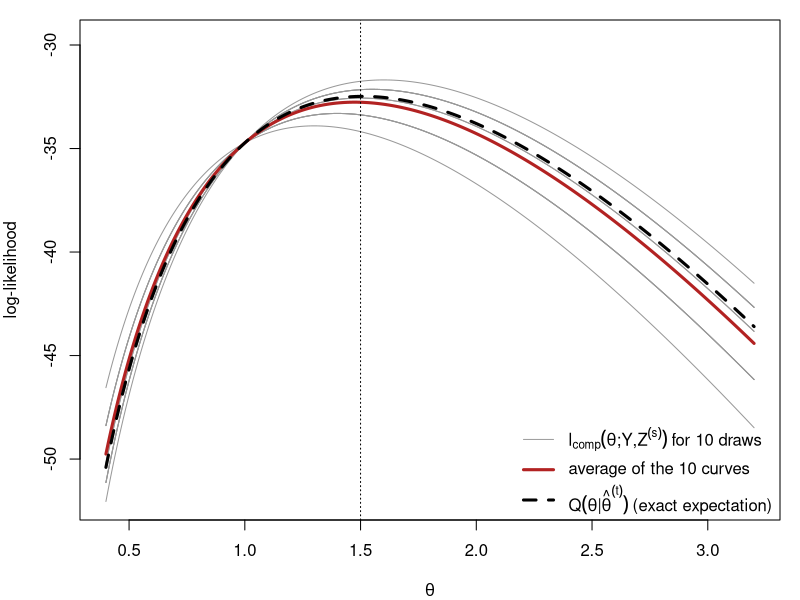
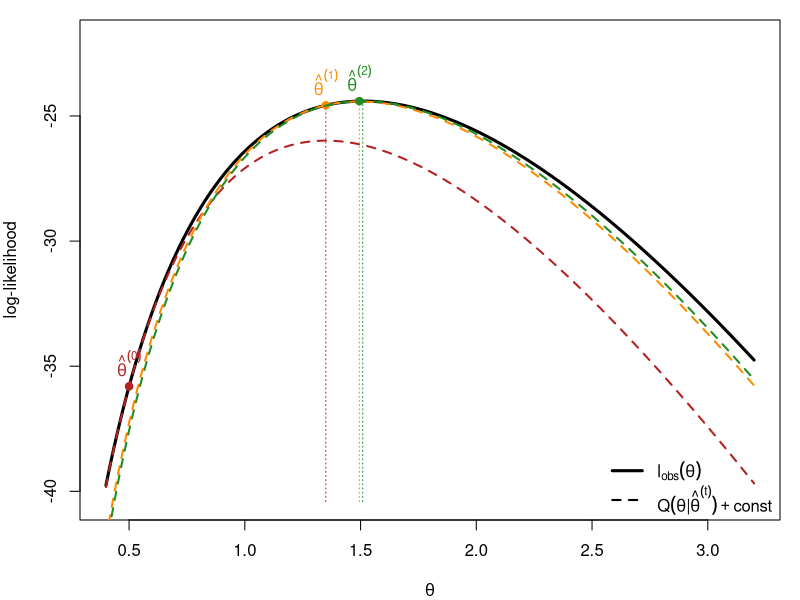
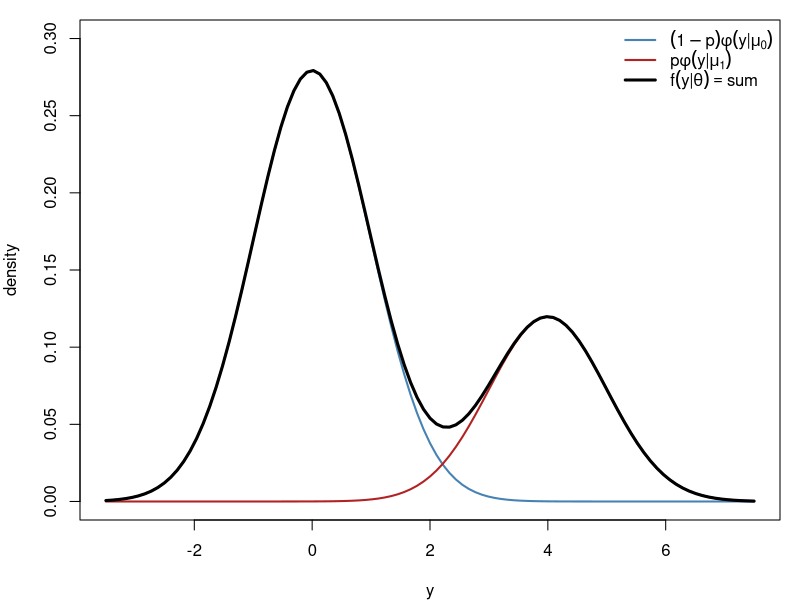
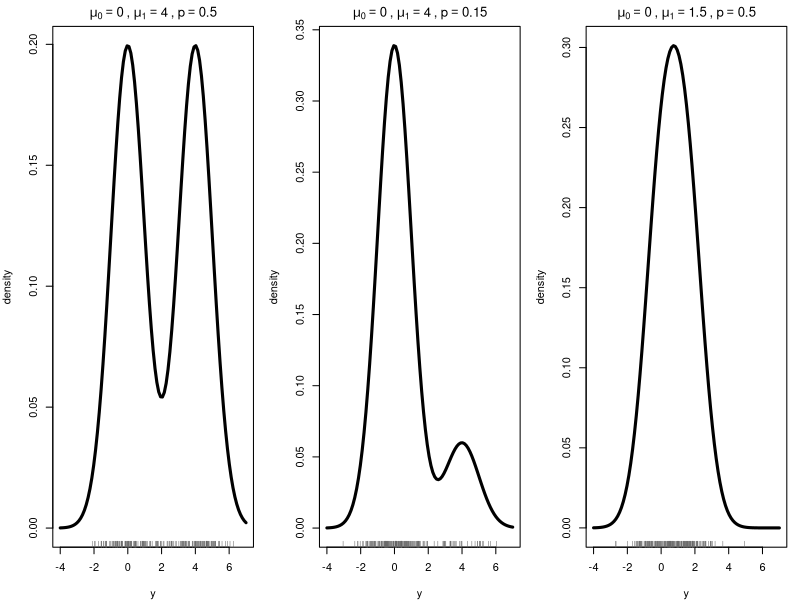
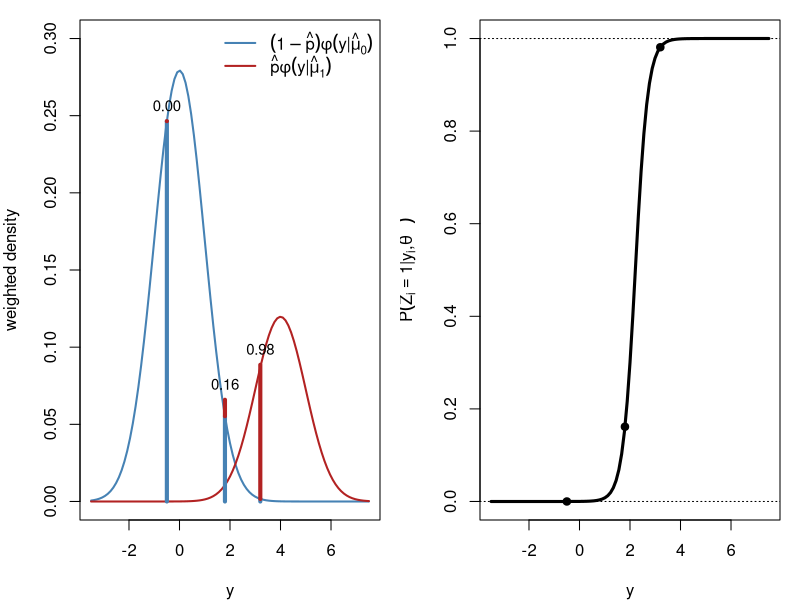
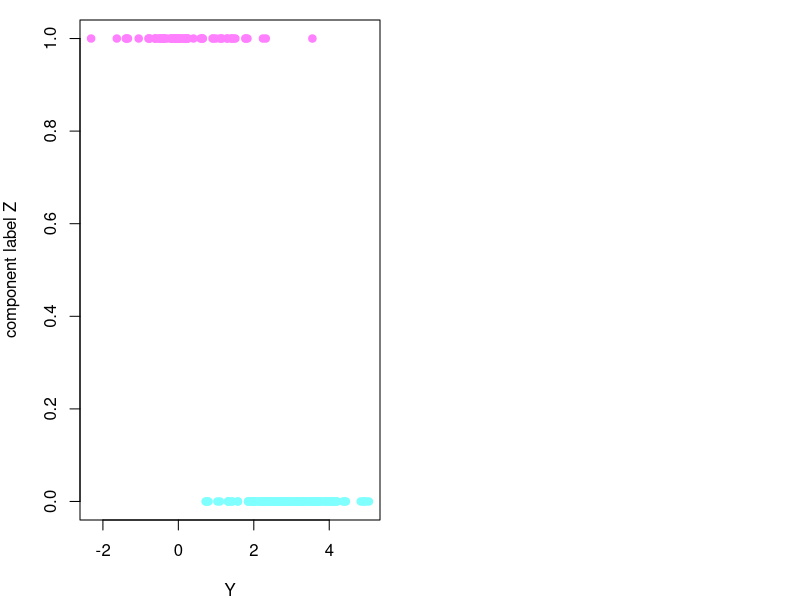
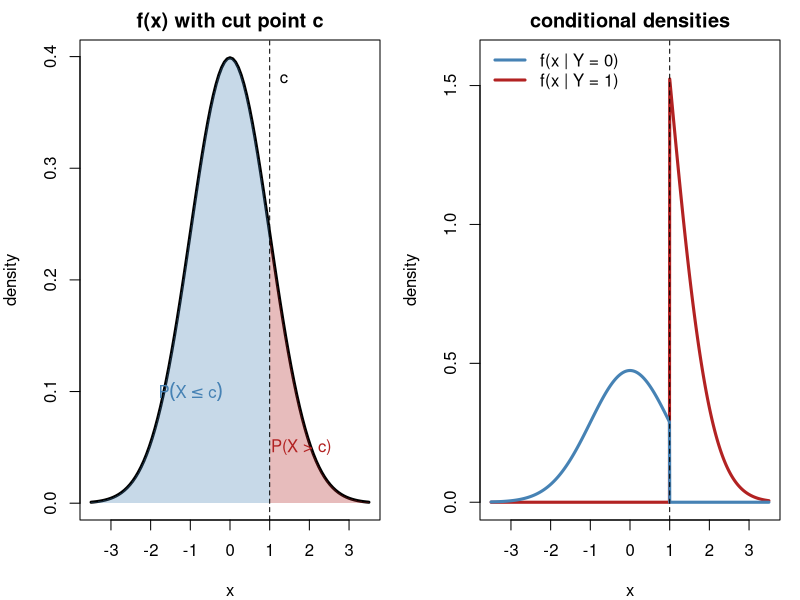
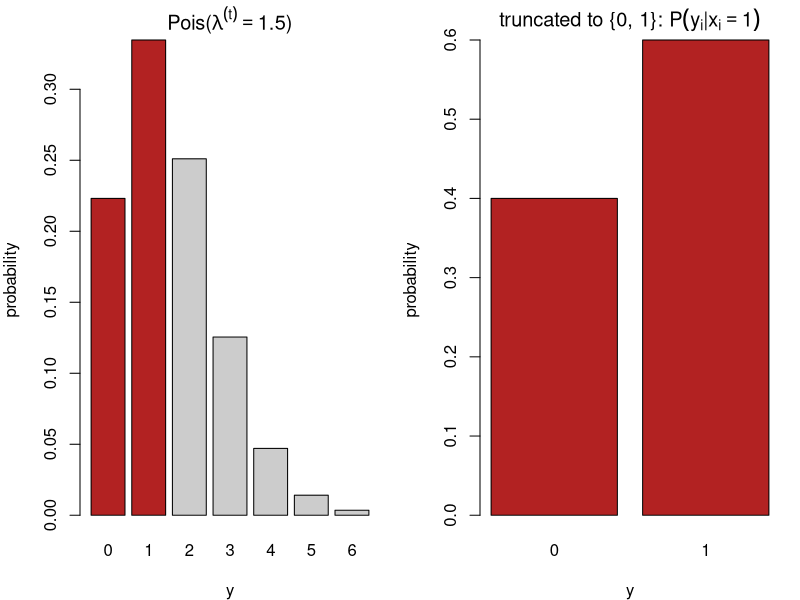

Here is the R script that generated these plots, in order:
## ---- chunk 1
#| label: setup
#| include: false
set.seed(812)

### censored Poisson example used for the illustrations in Section 1 and
### developed fully in Section 3: m exact observations, ncen observations
### known only to satisfy y < 2
yobs_d <- c(3, 2, 4, 1, 3, 2, 5, 3)
m_d    <- length(yobs_d)
ncen_d <- 12
n_d    <- m_d + ncen_d

lobs  <- function(l) sum(dpois(yobs_d, l, log = TRUE)) + ncen_d * log(ppois(1, l))
lcomp <- function(l, z) -n_d * l + log(l) * (sum(yobs_d) + sum(z)) - sum(lfactorial(yobs_d))
Qfun  <- function(l, lt) lcomp(l, rep(lt / (1 + lt), ncen_d))
lam   <- seq(0.4, 3.2, length.out = 300)
## ---- chunk 2
#| label: fig-q-average
#| fig-width: 9
#| fig-height: 5
#| fig-cap: "Ten complete-data log-likelihood curves, their average, and the exact $Q$ function."
lt <- 1.5; S <- 10
Z <- replicate(S, rbinom(ncen_d, 1, lt / (1 + lt)))
curves <- sapply(1:S, function(s) sapply(lam, lcomp, z = Z[, s]))
Qexact <- sapply(lam, Qfun, lt = lt)
par(mar = c(4, 4, 1, 1))
matplot(lam, curves, type = "l", lty = 1, lwd = 1, col = "gray60",
        xlab = expression(theta), ylab = "log-likelihood",
        ylim = range(curves) + c(0, 2))
lines(lam, rowMeans(curves), lwd = 3, col = "firebrick")
lines(lam, Qexact, lwd = 3, col = "black", lty = 2)
abline(v = lt, lty = 3)
legend("bottomright", bty = "n", lwd = c(1, 3, 3), lty = c(1, 1, 2),
       col = c("gray60", "firebrick", "black"),
       legend = c(expression(l[comp](theta*";"*Y*","*Z^(s)) ~ "for 10 draws"),
                  "average of the 10 curves",
                  expression(Q(theta*"|"*hat(theta)^(t)) ~ "(exact expectation)")))
## ---- chunk 3
#| label: fig-tangent-bound
#| fig-width: 9
#| fig-height: 5
#| fig-cap: "Three EM iterations viewed as successive tangent minorants of the observed log-likelihood."
lo <- sapply(lam, lobs); top <- max(lo)
par(mar = c(4, 4, 1, 1))
plot(lam, lo, type = "l", lwd = 3, xlab = expression(theta),
     ylab = "log-likelihood", ylim = c(top - 16, top + 2.5))
lt <- 0.5; cols <- c("firebrick", "darkorange", "forestgreen")
for (k in 1:3) {
  shift <- lobs(lt) - Qfun(lt, lt)            # make Q touch l_obs at theta^(t)
  lines(lam, sapply(lam, Qfun, lt = lt) + shift, col = cols[k], lwd = 2, lty = 2)
  points(lt, lobs(lt), pch = 19, col = cols[k])
  lt_new <- (sum(yobs_d) + ncen_d * lt / (1 + lt)) / n_d     # M-step
  segments(lt_new, top - 16, lt_new, lobs(lt_new), col = cols[k], lty = 3)
  text(lt, lobs(lt), bquote(hat(theta)^(.(k - 1))), pos = 3, col = cols[k], xpd = NA)
  lt <- lt_new
}
legend("bottomright", bty = "n", lwd = c(3, 2), lty = c(1, 2),
       legend = c(expression(l[obs](theta)),
                  expression(Q(theta*"|"*hat(theta)^(t)) + "const")))
## ---- chunk 4
#| label: fig-mixture-components
#| fig-width: 9
#| fig-height: 4.6
#| fig-cap: "The observed density is a sum of two weighted normal components."
par(mar = c(4, 4, 1, 1)); mu0 <- 0; mu1 <- 4; p <- 0.3
curve((1 - p) * dnorm(x, mu0), -3.5, 7.5, lwd = 2, col = "steelblue",
      ylab = "density", xlab = "y", ylim = c(0, 0.3))
curve(p * dnorm(x, mu1), add = TRUE, lwd = 2, col = "firebrick")
curve((1 - p) * dnorm(x, mu0) + p * dnorm(x, mu1), add = TRUE, lwd = 3)
legend("topright", bty = "n", lwd = c(2, 2, 3),
       col = c("steelblue", "firebrick", "black"),
       legend = c(expression((1-p)*phi(y*"|"*mu[0])),
                  expression(p*phi(y*"|"*mu[1])),
                  expression(f(y*"|"*theta) == "sum")))
## ---- chunk 5
#| label: fig-mixture-shapes
#| fig-width: 10
#| fig-height: 4.4
#| fig-cap: "Separation and mixing proportion determine whether the mixture is visibly bimodal."
par(mfrow = c(1, 3), mar = c(4, 4, 2, 1))
mix <- function(x, mu0, mu1, p) (1 - p) * dnorm(x, mu0) + p * dnorm(x, mu1)
for (s in list(c(0, 4, 0.5), c(0, 4, 0.15), c(0, 1.5, 0.5))) {
  curve(mix(x, s[1], s[2], s[3]), -4, 7, lwd = 3, xlab = "y", ylab = "density",
        main = bquote(mu[0] == .(s[1]) ~ "," ~ mu[1] == .(s[2]) ~ "," ~ p == .(s[3])))
  y <- ifelse(rbinom(200, 1, s[3]) == 1, rnorm(200, s[2]), rnorm(200, s[1]))
  rug(y, col = "gray40")
}
## ---- chunk 6
#| label: fig-estep
#| fig-width: 10
#| fig-height: 4.6
#| fig-cap: "Left: the responsibility at each $y_i$ is the red share of the total height. Right: responsibility as a function of $y$."
par(mfrow = c(1, 2), mar = c(4, 4, 1, 1)); mu0 <- 0; mu1 <- 4; p <- 0.3
f0 <- function(x) (1 - p) * dnorm(x, mu0)
f1 <- function(x) p * dnorm(x, mu1)
curve(f0, -3.5, 7.5, lwd = 2, col = "steelblue", ylab = "weighted density",
      xlab = "y", ylim = c(0, 0.3))
curve(f1, add = TRUE, lwd = 2, col = "firebrick")
yi <- c(-0.5, 1.8, 3.2)
for (y in yi) {
  segments(y, 0, y, f0(y), col = "steelblue", lwd = 4)
  segments(y, f0(y), y, f0(y) + f1(y), col = "firebrick", lwd = 4)
  text(y, f0(y) + f1(y), sprintf("%.2f", f1(y) / (f0(y) + f1(y))), pos = 3, cex = 0.9)
}
legend("topright", bty = "n", lwd = 2, col = c("steelblue", "firebrick"),
       legend = c(expression((1-hat(p))*phi(y*"|"*hat(mu)[0])),
                  expression(hat(p)*phi(y*"|"*hat(mu)[1]))))
curve(f1(x) / (f0(x) + f1(x)), -3.5, 7.5, lwd = 3, xlab = "y",
      ylab = expression(P(Z[i] == 1*"|"*y[i]*","*hat(theta)^(t))))
abline(h = c(0, 1), lty = 3); points(yi, f1(yi) / (f0(yi) + f1(yi)), pch = 19)
## ---- chunk 7
#| label: mix-functions

log_sum_exp <- function(log_x) {
    max_log_x <- max(log_x)
    max_log_x + log(sum(exp(log_x - max_log_x)))
}

### observed log-likelihood, theta = (p, mu1, mu0)
log_like_obs <- function(theta, Y) {
    log_joint <- cbind(log(theta[1])     + dnorm(Y, theta[2], 1, log = TRUE),
                       log(1 - theta[1]) + dnorm(Y, theta[3], 1, log = TRUE))
    sum(apply(log_joint, 1, log_sum_exp))
}

### E-step: responsibilities P(Z_i = 1 | y_i, theta)
e_step <- function(theta, Y) {
    l1 <- dnorm(Y, theta[2], 1, log = TRUE) + log(theta[1])
    l0 <- dnorm(Y, theta[3], 1, log = TRUE) + log(1 - theta[1])
    exp(l1 - apply(cbind(l1, l0), 1, log_sum_exp))
}

### M-step: closed-form weighted updates
m_step <- function(w, Y) {
    c(mean(w),
      sum(Y * w) / sum(w),
      sum(Y * (1 - w)) / sum(1 - w))
}

em_mixnorm <- function(theta0, Y, no_iters) {
    out <- matrix(NA_real_, no_iters + 1, 4,
                  dimnames = list(NULL, c("p", "mu1", "mu0", "log_lik")))
    theta <- theta0
    out[1, ] <- c(theta, log_like_obs(theta, Y))
    for (i in seq_len(no_iters)) {
        theta <- m_step(e_step(theta, Y), Y)
        out[i + 1, ] <- c(theta, log_like_obs(theta, Y))
    }
    out
}
## ---- chunk 8
#| label: mix-data
#| fig-width: 6
#| fig-height: 4
#| fig-cap: "Simulated mixture data, coloured by the (normally unobserved) component label."

gen_mixnorm <- function(theta, n) {
    Z <- rbinom(n, 1, theta[1])
    Y <- rnorm(n, mean = ifelse(Z == 1, theta[2], theta[3]), sd = 1)
    plot(Y, Z, col = cm.colors(2)[Z + 1], pch = 19,
         ylab = "component label Z")
    Y
}

set.seed(812)
data <- gen_mixnorm(c(0.3, 0, 3), 200)
## ---- chunk 9
#| label: mix-run-good
round(em_mixnorm(c(0.5, 0, 3), data, 10), 4)
## ---- chunk 10
#| label: mix-compare
#| warning: false

neg_loglike_obs <- function(theta, Y) -log_like_obs(theta, Y)

### transformed parameterization: ttheta[1] = logit(p)
neg_loglike_obs_transf <- function(ttheta, Y) {
    theta <- ttheta
    theta[1] <- 1 / (1 + exp(-ttheta[1]))
    neg_loglike_obs(theta, Y)
}

lp0 <- log(0.3 / 0.7)

### Newton-type, untransformed: p can leave (0, 1)
try(nlm(neg_loglike_obs, p = c(0.3, 0, 3), Y = data)$estimate)
try(nlm(neg_loglike_obs, p = c(0.5, -10, 5), Y = data)$estimate)

### Newton-type, transformed
try(nlm(neg_loglike_obs_transf, p = c(lp0, 0, 3), Y = data)$estimate)
try(nlm(neg_loglike_obs_transf, p = c(0, -10, 5), Y = data)$estimate)

### Nelder-Mead
try(optim(c(lp0, 0, 3), neg_loglike_obs_transf, Y = data, method = "Nelder-Mead")$par)
try(optim(c(0, -10, 5), neg_loglike_obs_transf, Y = data, method = "Nelder-Mead")$par)

### Conjugate gradient
try(optim(c(0, 0, 3), neg_loglike_obs_transf, Y = data, method = "CG")$par)
try(optim(c(0, -10, 5), neg_loglike_obs_transf, Y = data, method = "CG")$par)
## ---- chunk 11
#| label: fig-truncation
#| fig-width: 10
#| fig-height: 4.8
#| fig-cap: "A density split at a cut point, and the two renormalized conditional densities."
par(mfrow = c(1, 2), mar = c(4, 4, 2, 1)); cc <- 1
curve(dnorm, -3.5, 3.5, lwd = 3, xlab = "x", ylab = "density",
      main = "f(x) with cut point c")
xs <- seq(cc, 3.5, length.out = 100)
polygon(c(xs, rev(xs)), c(dnorm(xs), rep(0, 100)),
        col = adjustcolor("firebrick", 0.3), border = NA)
xs <- seq(-3.5, cc, length.out = 100)
polygon(c(xs, rev(xs)), c(dnorm(xs), rep(0, 100)),
        col = adjustcolor("steelblue", 0.3), border = NA)
abline(v = cc, lty = 2); text(cc, 0.38, "c", pos = 4)
text(1.8, 0.05, "P(X > c)", col = "firebrick")
text(-1, 0.1, expression(P(X <= c)), col = "steelblue")
curve(dnorm(x) * (x > cc) / pnorm(cc, lower.tail = FALSE), -3.5, 3.5, lwd = 3,
      col = "firebrick", n = 1001, xlab = "x", ylab = "density",
      main = "conditional densities", ylim = c(0, 1.6))
curve(dnorm(x) * (x <= cc) / pnorm(cc), add = TRUE, lwd = 3, col = "steelblue", n = 1001)
abline(v = cc, lty = 2)
legend("topleft", bty = "n", lwd = 3, col = c("steelblue", "firebrick"),
       legend = c("f(x | Y = 0)", "f(x | Y = 1)"))
## ---- chunk 12
#| label: fig-poisson-estep
#| fig-width: 10
#| fig-height: 4.4
#| fig-cap: "The conditional distribution of a censored count is the Poisson pmf restricted to $\\{0,1\\}$ and renormalized."
par(mfrow = c(1, 2), mar = c(4, 4, 2, 1)); lt <- 1.5; k <- 0:6
barplot(dpois(k, lt), names.arg = k,
        col = c("firebrick", "firebrick", rep("gray80", 5)),
        xlab = "y", ylab = "probability",
        main = bquote("Pois(" * lambda^(t) == .(lt) * ")"))
barplot(c(1, lt) / (1 + lt), names.arg = 0:1, col = "firebrick",
        xlab = "y", ylab = "probability",
        main = expression("truncated to {0, 1}: " * P(y[i]*"|"*x[i] == 1)))
## ---- chunk 13
#| label: poisson-em

### observed log-likelihood, up to an additive constant
##   m    : number of exactly observed counts
##   ybar : their mean
##   ncen : number of counts known only to be < 2
loglik_obs_pois <- function(m, ybar, ncen, lambda) {
    m * ybar * log(lambda) - (m + ncen) * lambda + ncen * log(1 + lambda)
}

em_censored_poisson <- function(m, ybar, ncen,
                                lambda0 = (m * ybar + ncen) / (m + ncen),
                                iterations = 20) {
    out <- matrix(NA_real_, iterations + 1, 2,
                  dimnames = list(NULL, c("lambda", "log_lik")))
    lambda <- lambda0
    out[1, ] <- c(lambda, loglik_obs_pois(m, ybar, ncen, lambda))
    for (i in seq_len(iterations)) {
        y_mis  <- lambda / (1 + lambda)                       # E-step
        lambda <- (m * ybar + ncen * y_mis) / (m + ncen)       # M-step
        out[i + 1, ] <- c(lambda, loglik_obs_pois(m, ybar, ncen, lambda))
    }
    out
}
## ---- chunk 14
#| label: poisson-data
set.seed(812)
y    <- rpois(200, 3)
ncen <- sum(y < 2)
m    <- length(y) - ncen
ybar <- mean(y[y >= 2])
c(m = m, ncen = ncen, ybar_observed = ybar)
## ---- chunk 15
#| label: poisson-run
round(em_censored_poisson(m, ybar, ncen, lambda0 = 100, iterations = 10), 5)
round(em_censored_poisson(m, ybar, ncen, lambda0 = ybar, iterations = 10), 5)
## ---- chunk 16
#| label: poisson-compare
#| warning: false
neg_loglik_pois <- function(lambda, m, ybar, ncen) {
    -loglik_obs_pois(m, ybar, ncen, lambda)
}

try(nlm(neg_loglik_pois, p = ybar, m = m, ybar = ybar, ncen = ncen)$estimate)
try(nlm(neg_loglik_pois, p = 100,  m = m, ybar = ybar, ncen = ncen)$estimate)
try(optim(ybar, neg_loglik_pois, method = "CG",
          m = m, ybar = ybar, ncen = ncen)$par)
try(optim(100,  neg_loglik_pois, method = "CG",
          m = m, ybar = ybar, ncen = ncen)$par)
## ---- chunk 17
#| label: fig-clustering
#| fig-width: 6
#| fig-height: 4.6
#| fig-cap: "Three-component multivariate normal mixture with unequal covariances."
par(mar = c(4, 4, 1, 1))
ctr <- rbind(c(0, 0), c(4, 3), c(1, 5))
Sig <- list(diag(2) * 0.8, matrix(c(1, 0.7, 0.7, 1), 2), diag(c(1.2, 0.4)))
cols <- c("steelblue", "firebrick", "forestgreen")
ang <- seq(0, 2 * pi, length.out = 100)
plot(NA, xlim = c(-3, 7), ylim = c(-3, 8),
     xlab = expression(y[1]), ylab = expression(y[2]))
for (k in 1:3) {
  R <- chol(Sig[[k]])
  pts <- matrix(rnorm(120), 60) %*% R + rep(ctr[k, ], each = 60)
  points(pts, col = adjustcolor(cols[k], 0.6), pch = 19, cex = 0.8)
  ell <- (cbind(cos(ang), sin(ang)) * 2.1) %*% R + rep(ctr[k, ], each = 100)
  lines(ell, col = cols[k], lwd = 2)
  points(ctr[k, 1], ctr[k, 2], pch = 4, lwd = 3, col = cols[k])
}
## ---- chunk 18
#| label: fig-hmm
#| fig-width: 10
#| fig-height: 3.4
#| fig-cap: "A two-state hidden Markov chain with normal emissions; background shading shows the hidden state."
par(mar = c(4, 4, 1, 1)); N <- 120
Pm <- matrix(c(0.95, 0.05, 0.1, 0.9), 2, byrow = TRUE)
h <- integer(N); h[1] <- 1
for (i in 2:N) h[i] <- sample(1:2, 1, prob = Pm[h[i - 1], ])
yy <- rnorm(N, mean = c(0, 3)[h])
plot(yy, type = "n", xlab = "i", ylab = expression(y[i]))
r <- rle(h); e <- cumsum(r$lengths); s <- c(1, head(e, -1) + 1)
rect(s - 0.5, par("usr")[3], e + 0.5, par("usr")[4],
     col = adjustcolor(c("steelblue", "firebrick")[r$values], 0.15), border = NA)
lines(yy, col = "gray30")
points(yy, pch = 19, col = c("steelblue", "firebrick")[h], cex = 0.7)
legend("topright", bty = "n", pch = 19, col = c("steelblue", "firebrick"),
       legend = c(expression(h[i] == 1), expression(h[i] == 2)), horiz = TRUE)
